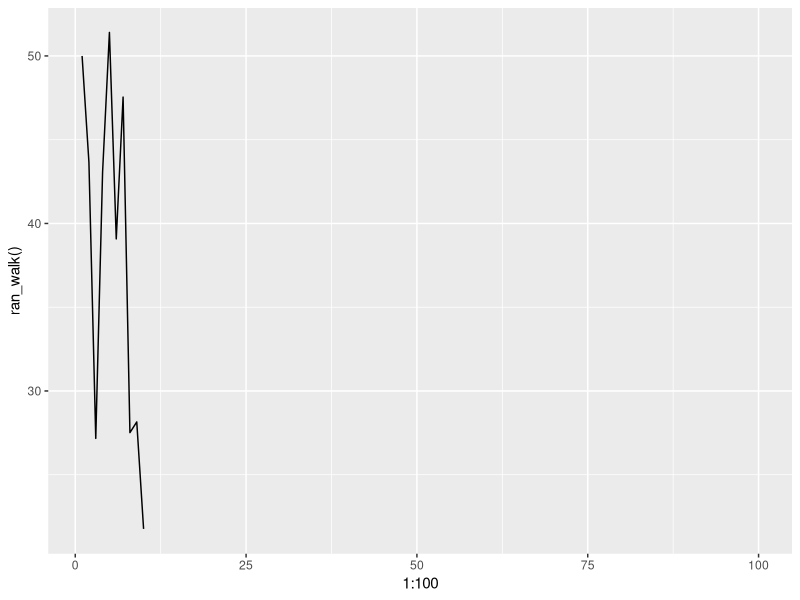
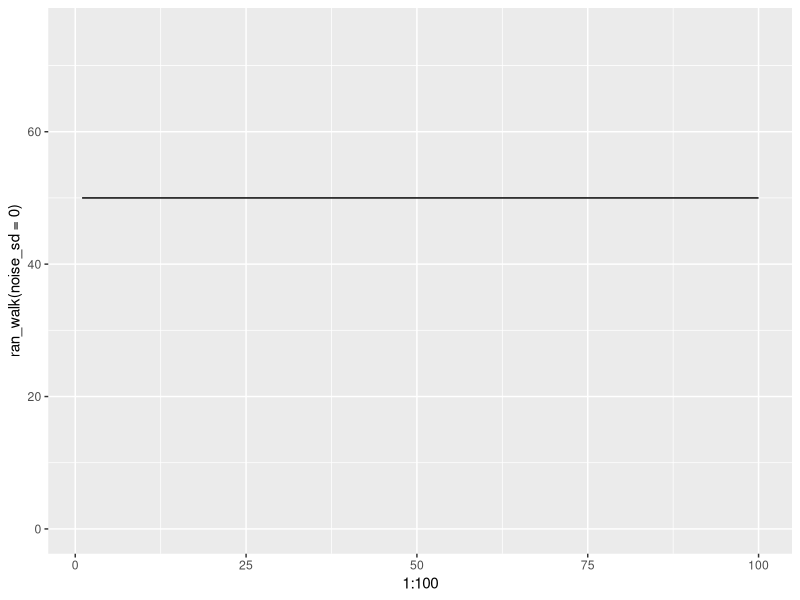
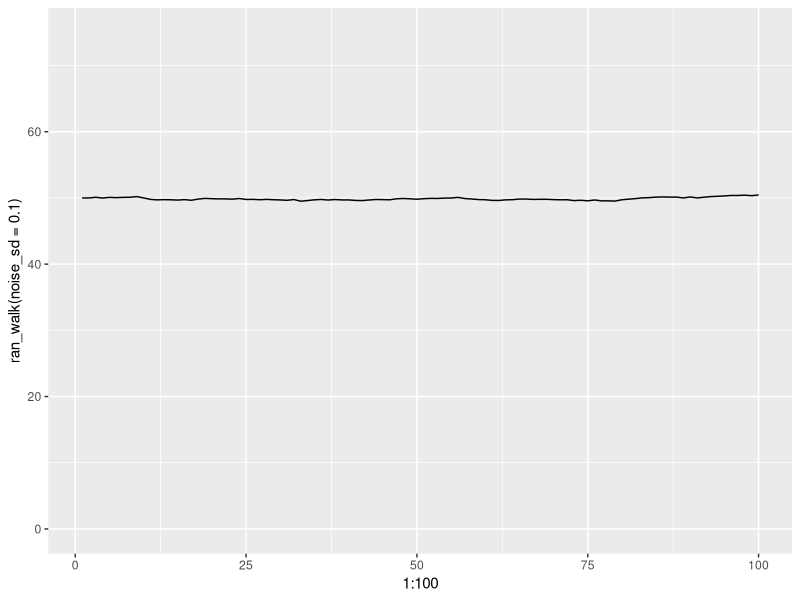
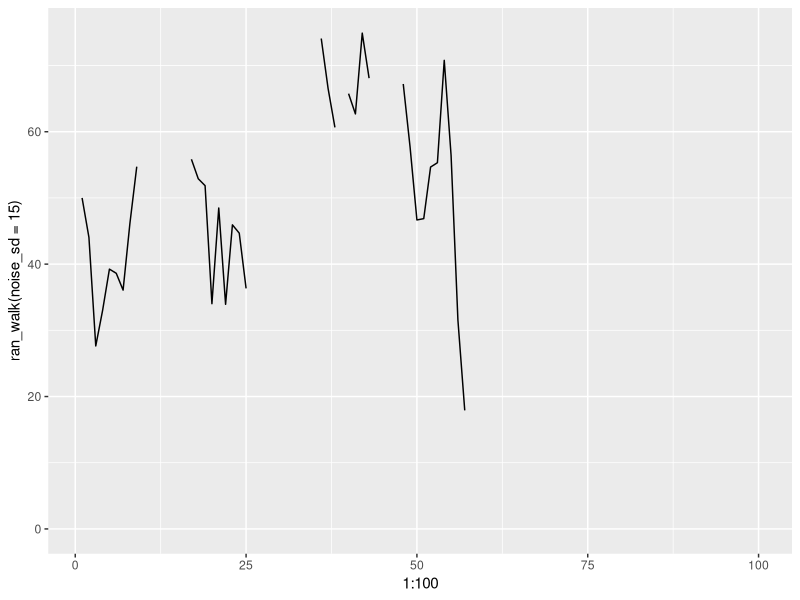
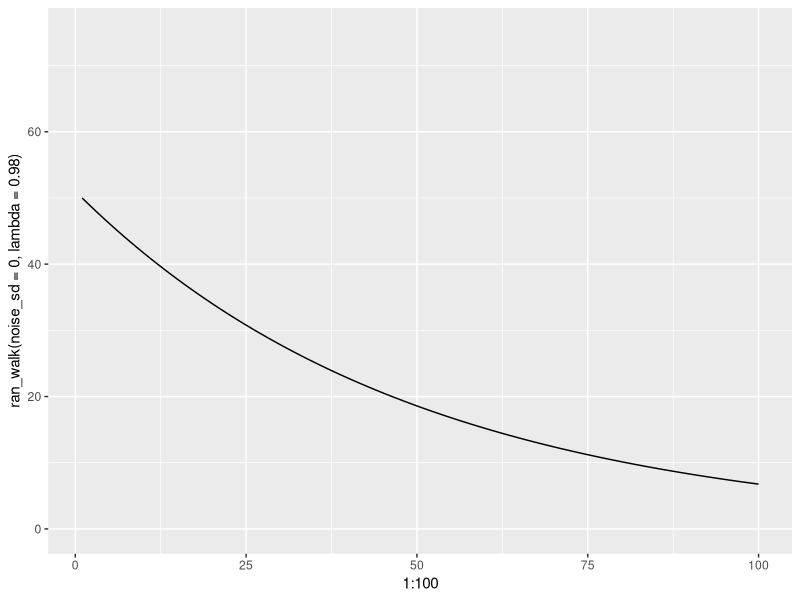
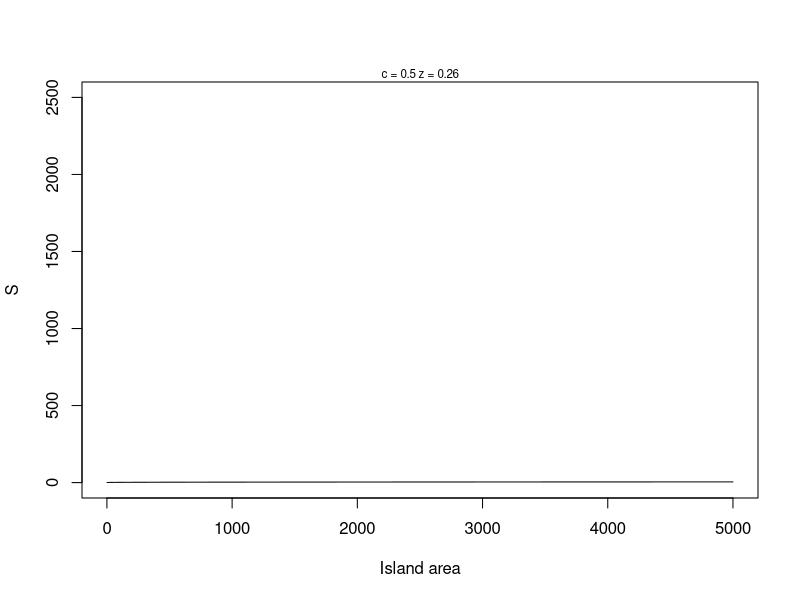
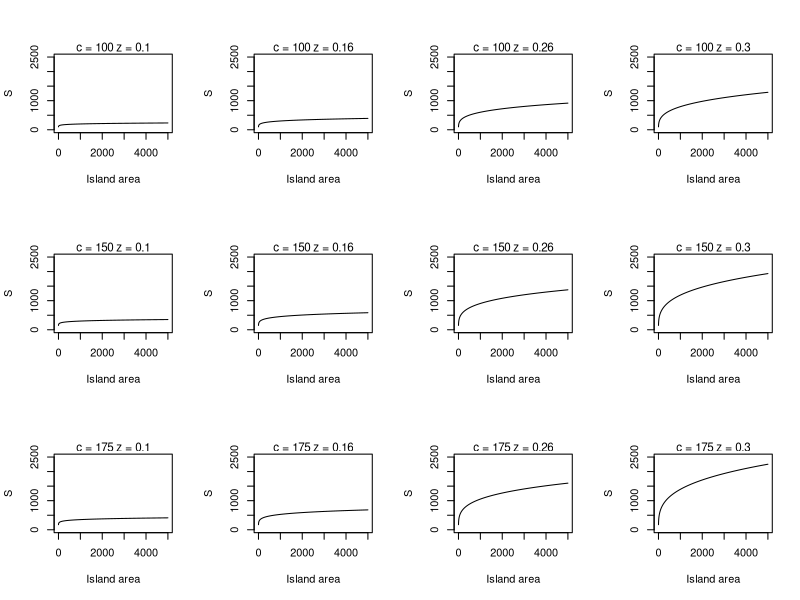
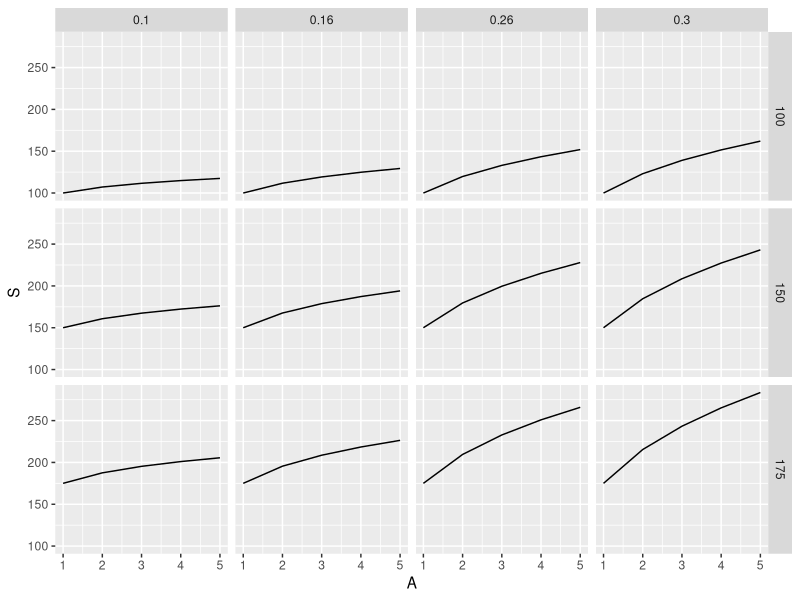

Here is the R script that generated these plots, in order:
### For loops ###

# a nice, simple for loop
for (i in 1:5) { # loop through 5 times
  cat("stuck in a loop", "\n") # \n line return (reg ex!)
  cat(3+2, "\n")
  cat(runif(1), "\n")
}

# let's make the difference between var and seq a little more obvious
my_dogs <- c("chow", "akita", "malamute", "husky", "samoyed")
for (i in 1:length(my_dogs)){
  cat("i=", i, "my_dogs[i] =", my_dogs[i], "\n")
}

# beware! what happens if the vector is empty?
bad_dogs <- NULL
for (i in 1:length(bad_dogs)){ # length of bad_dogs is 0
  cat("i=", i, "bad_dogs[i] =", bad_dogs[i], "\n")
} # this returns 2 lines of results for i=1 and i=0


# a safer alternative to using 1:length() is seq_along()
for (i in seq_along(my_dogs)){
  cat("i=", i, "my_dogs[i] =", my_dogs[i], "\n")
} # works the same as the earlier version

for (i in seq_along(bad_dogs)){
  cat("i=", i, "bad_dogs[i] =", bad_dogs[i], "\n")
} # now has no output

# what about NA instead of NULL?
bad_dogs <- NA
for (i in seq_along(bad_dogs)){
  cat("i=", i, "bad_dogs[i] =", bad_dogs[i], "\n")
} # has one output/runs once


# what if the seq is a constant? use seq_len()
zz <- 5
for (i in seq_len(zz)){
  cat("i=", i, "my_dogs[i] =", my_dogs[i], "\n")
} # works as desired


# don't do things in loops that you don't need to
for (i in 1:length(my_dogs)){
  my_dogs[i] <- toupper(my_dogs[i]) # convert to upper case
  cat("i=", i, "my_dogs[i] =", my_dogs[i], "\n")
}
my_dogs <- tolower(my_dogs) # most functions work on vectorized objects and gives the same as the loop
print(my_dogs)


# don't resize objects inside a loop
my_dat <- runif(1)
for (i in 2:10){
  temp <- runif(1)
  my_dat <- c(my_dat, temp)
  cat("loop number =", i, "vector element =", my_dat[i], "\n")
}
# always vectorize when possible
my_dat <- 1:10
for (i in seq_along(my_dat)){
  my_dat[i] <- my_dat[i] + my_dat[i]^2
  cat("loop number =", i, "vector element =", my_dat[i], "\n")
}
# this basically does the same thing as the loop and is more efficient
z <- 1:10
z <- z + z^2
print(z)

# careful about the counter variable and the vector element
z <- c(10, 2, 4)
for (i in seq_along(z)){
  cat("i =", i, "z[i] = ", z[i], "\n")
}
# what is the value of the counter at the end of the loop?
print(i)


# use nect to skip certain elements of a loop
z <- 1:20
# what if we only want to work with odd value in z?
for (i in seq_along(z)){
  if(i %% 2==0) next # if the remainder after dividing by 2=0, skip that counter
  print(i)
}
# might be faster to not put in a loop though
z <- 1:20
zsub <- z[z %% 2!=0] # subsetting to include where the remainder after dividing by 2 doesn't =0
print(zsub)
# subset before the for loop 
for (i in seq_along(zsub)){
  cat("i =", i, "zsub[i]", zsub[i], "\n")
}



## use break to leave a loop early ##

# create a simple random growth population model function
#################################################################
# Function: ran_walk
# packages required: none
# stochastic random walk
# input: times = number of time steps
#         n1 = initial population size (= n[1])
#         lambda = finite rate of increase
#         noise_sd = sd of a normal distribution with mean 0
# output: vector n with population sizes > 0 until extinction, then NA
# -----------------------------------------------------------
ran_walk <- function(times=100, n1=50, lambda=1.00, noise_sd=10){
  n <- rep(NA, times) # create output vector filled with NA the length of the number of generations
  n[1] <- n1 # initialize output vector with starting population size
  noise <- rnorm(n=times, mean=0, sd=noise_sd) # create noise vector
  for (i in 1:(times-1)){ # this function calculate what comes next so we need to stop before the last point
    n[i+1] <- lambda*n[i] + noise[i] # population size at next step
    if(n[i+1] <= 0) {
      n[i+1] <- NA 
      cat("population extinction at time", i-1, "\n")
      break} # stop the loop if this happens
  }
  return(n)
}
############################################################

# explore parameters in plot function
library(ggplot2)
qplot(x=1:100, y=ran_walk(), geom="line")
qplot(x=1:100, y=ran_walk(noise_sd=0), geom="line", ylim=c(0,75))
qplot(x=1:100, y=ran_walk(noise_sd=0.1), geom="line",ylim=c(0,75))
qplot(x=1:100, y=ran_walk(noise_sd=15), geom="line",ylim=c(0,75))
qplot(x=1:100, y=ran_walk(noise_sd=0, lambda=0.98), geom="line", ylim=c(0,75))
# this is a lot of lines to test our function, how can we make this more efficient?


### using double for loops! ###

m <- matrix(round(runif(20), digits=2), nrow=5)
# loop over rows
for (i in 1:nrow(m)) {
  m[i,] <- m[i,] + i # take row i and add to the elements in that row the value of i
}
print(m)

# loop over columns  
m <- matrix(round(runif(20), digits=2), nrow=5)
for (j in 1:ncol(m)) {
  m[,j] <- m[,j] + j # take column j and add to the elements in that column the value of j
}
print(m)

# let's put these together in a double for loop
m <- matrix(round(runif(20), digits=2), nrow=5)
for (i in 1:nrow(m)) {
  for (j in 1:ncol(m)) {
    m[i,j] <- m[i,j] + i + j
  } # end of column loop
} # end of row loop
print(m)


## writing functions for equations and sweeping over parameters
# S = cA^z species area function -- what does this look like?

#####################################################
# function: sac (species area curve)
# creates power function relationship for S and A
# input: A is a vector of island areas
#        c is the intercept constant
#        z is the slope constant
# output: vector of species richness values
# ----------------------------------------------------
sac <- function(A=1:5000, c=0.5, z=0.26) {
  S <- c*(A^z)
  return(S)
}
#####################################################
head(sac())

# let's plot the species area curve results
#####################################################
# function: sac_plot
# creates plot for species area curve
# input: A is a vector of island areas
#        c is the intercept constant
#        z is the slope constant
# output: smoothed curve with parameters in graph
# ----------------------------------------------------
sac_plot <- function(A=1:5000, c=0.5, z=0.26) {
  plot(x=A, y=sac(A,c,z), type="l", 
       xlab = "Island area",
       ylab = "S",
       ylim = c(0,2500))
  mtext(paste("c =", c, "z =", z), cex = 0.7)
}
#####################################################
sac_plot()


# build a grid of plots

# global variables
c_pars <- c(100, 150, 175)
z_pars <- c(0.10, 0.16, 0.26, 0.3)

par(mfrow=c(3,4)) # base graphics plotting to have 3 rows and 4 columns
for (i in seq_along(c_pars)) {
  for (j in seq_along(z_pars)) {
    sac_plot(c=c_pars[i], z=z_pars[j])
  }
}

par(mfrow=c(1,1))

## looping with while or repeat ##

# looping with for
cut_point <- 0.1
z <- NA
ran_data <- runif(100)
for (i in seq_along(ran_data)) {
  z <- ran_data
}

# looping with while
z <- NA
cycle_number <- 0
while (is.na(z) | z >= cut_point) {
  z <- runif(1)
  cycle_number <- cycle_number + 1
}



## using expand.grid
expand.grid(c_pars, z_pars) # lists every combination of the elements in the given vectors
expand.grid(c_pars=c_pars, z_pars=z_pars)
str(expand.grid(c_pars=c_pars, z_pars=z_pars)) # it's a data frame!


#############
# function: sa_output
# Summary stats for species-area power function
# input: vector of S values
# output: list with max-min and coefficient of variation

sa_output <- function(S=runif(1:10)) {
  sum_stats <- list(s_gain=max(S)-min(S), s_cv=sd(S)/mean(S))
  return(sum_stats)
}
#############
sa_output()



# building program body
# global variables, can edit these to change all downstream code
area <- 1:50
c_pars <- c(100,150,175)
z_pars <- c(0.10,0.16,0.26,0.3)

# set up model frame
model_frame <- expand.grid(c=c_pars, z=z_pars)
model_frame$s_gain <- NA # add new empty columns that we can add to later
model_frame$s_cv <- NA
print(model_frame)

# cycle through model calculations
for (i in 1:nrow(model_frame)) {
  temp1 <- sac(A=area, c=model_frame[i, 1], z=model_frame[i,2]) # generate S vector
  temp2 <- sa_output(temp1) # calculate output stats
  model_frame[i,c(3,4)] <- temp2 # pass results to the df
}
print(model_frame)



## parameter sweeping redux with ggplot
library(ggplot2)

# global var
area <- 1:5
c_pars <- c(100,150,175)
z_pars <- c(0.10, 0.16, 0.26, 0.3)

# model frame
model_frame <- expand.grid(c=c_pars, z=z_pars, A=area)
model_frame$S <- NA
print(model_frame)

# loop through parameters to fill SAC function
for (i in 1:length(c_pars)) {
  for (j in 1:length(z_pars)) {
    model_frame[model_frame$c==c_pars[i] & model_frame$z==z_pars[j], "S"] <- sac(A=area, c=c_pars[i], z=z_pars[j])
  }
}
print(model_frame)

# probably an easier way to do it
for (i in 1:nrow(model_frame)) {
  model_frame[i, "S"] <- sac(A=model_frame$A[i],
                             c=model_frame$c[i],
                             z=model_frame$z[i])
}
print(model_frame)


p1 <- ggplot(data=model_frame)
p1 + geom_line(mapping=aes(x=A, y=S)) +
  facet_grid(c~z)

# looking at the data another way
p2 <- p1
p2 + geom_line(mapping=aes(x=A, y=S, group=z)) +
  facet_grid(.~c) # column arrangement

p3 <- p1
p3 + geom_line(mapping=aes(x=A, y=S, group=c)) +
  facet_grid(z~.) # row arrangement
